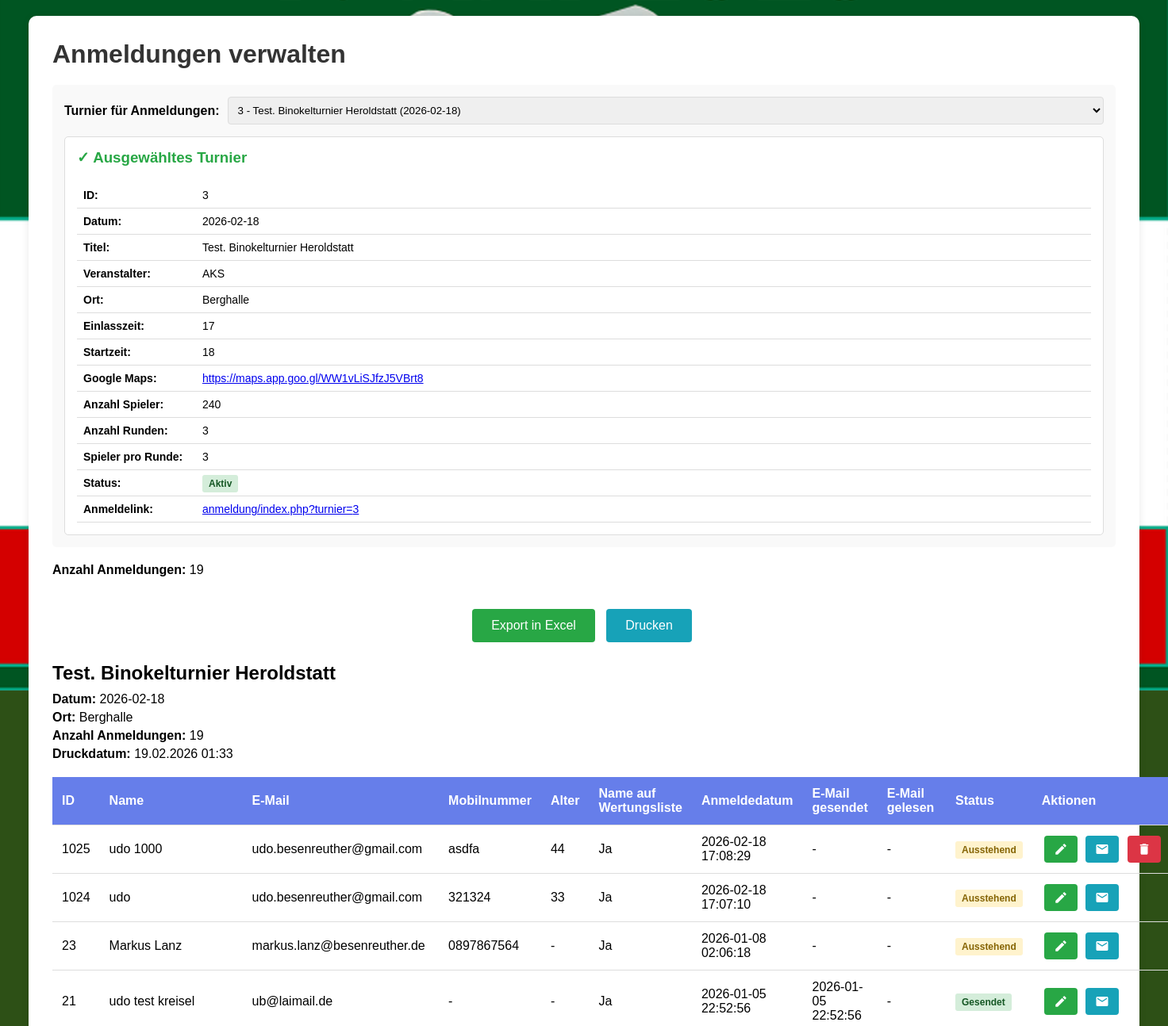
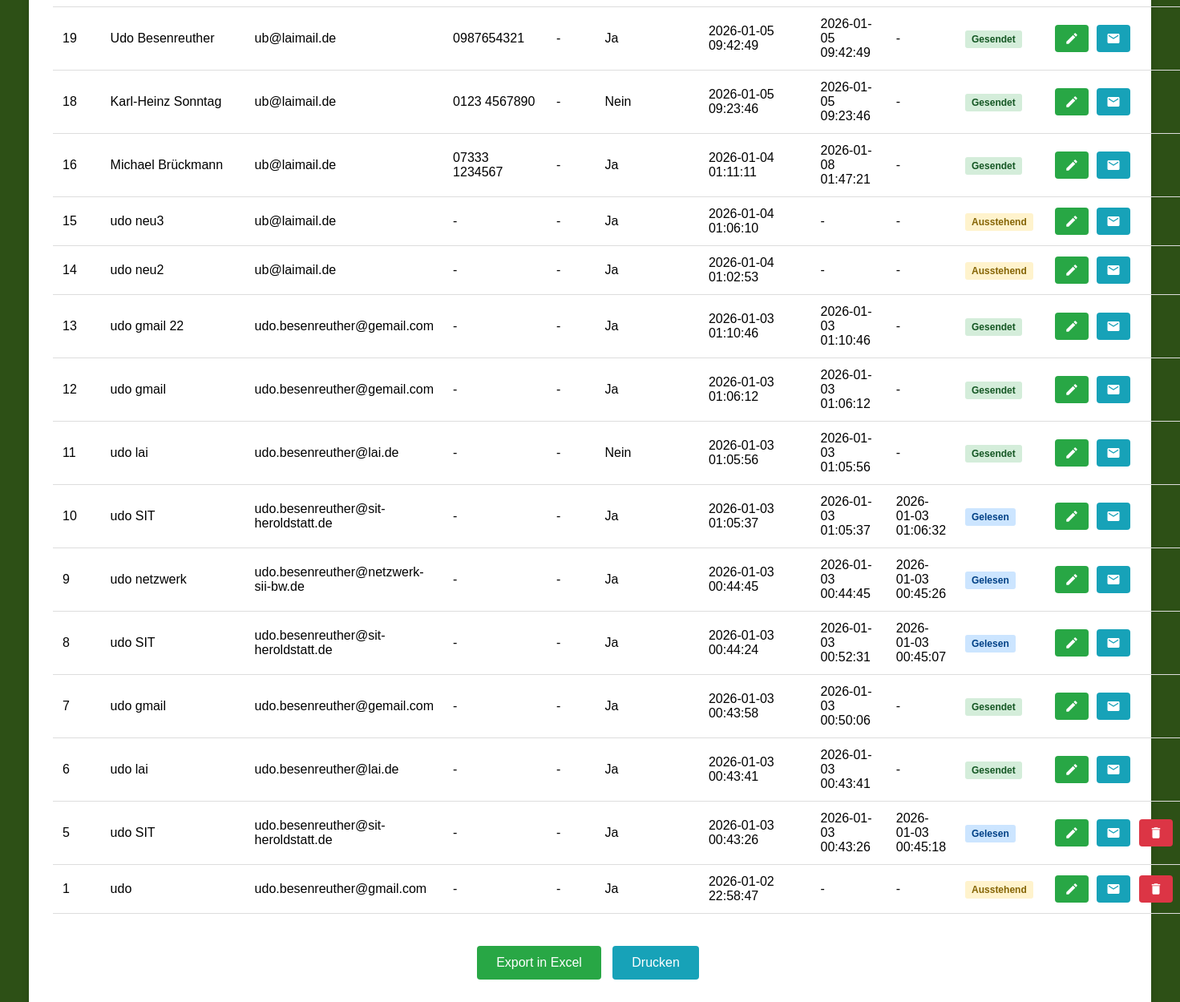
/turnier/verwaltung.php, run on the app's committed database (2 pictures, top to bottom).
### tables this page shows
CREATE TABLE config (
        schluessel TEXT PRIMARY KEY,
        wert TEXT
    );

CREATE TABLE turnier (
        id INTEGER PRIMARY KEY AUTOINCREMENT,
        datum TEXT NOT NULL,
        titel TEXT NOT NULL,
        veranstalter TEXT NOT NULL,
        ort TEXT NOT NULL,
        erstellt_am TEXT DEFAULT CURRENT_TIMESTAMP,
        aktiv INTEGER DEFAULT 1
    , anzahl_spieler INTEGER DEFAULT 0, anzahl_runden INTEGER DEFAULT 3, spieler_pro_runde INTEGER DEFAULT 3, aktive_runde INTEGER DEFAULT NULL, aktive_ergebnis_runde INTEGER DEFAULT NULL, googlemaps_link TEXT DEFAULT NULL, startzeit TEXT DEFAULT NULL, einlasszeit TEXT DEFAULT NULL);

CREATE TABLE anmeldungen (id INTEGER PRIMARY KEY AUTOINCREMENT, anmeldedatum TEXT NOT NULL, name TEXT NOT NULL, email TEXT NOT NULL, mobilnummer TEXT, tracking_code TEXT, email_gesendet TEXT, email_gelesen TEXT, turnier_id INTEGER DEFAULT NULL, "alter" INTEGER, name_auf_wertungsliste INTEGER DEFAULT 0);

### turnier/config.php (called while the page is built, shortened)
<?php
function getAllTurniere() {
    $db = getDB();
    $stmt = $db->query("SELECT * FROM turnier ORDER BY datum DESC, id DESC");
    return $stmt->fetchAll(PDO::FETCH_ASSOC);
}
function getTurnierById($id) {
    $db = getDB();
    $stmt = $db->prepare("SELECT * FROM turnier WHERE id = ?");
    $stmt->execute([$id]);
    return $stmt->fetch(PDO::FETCH_ASSOC);
}

### turnier/verwaltung.php (the view, shortened to what this page needs)
<?php
require_once __DIR__ . '/../anmeldung/config.php';
require_once __DIR__ . '/config.php';
$db = getDB();
$selectedTurnierId = null;
try {
    $stmt = $db->prepare("SELECT wert FROM config WHERE schluessel = ?");
    $stmt->execute(['default_turnier_id']);
    $result = $stmt->fetch(PDO::FETCH_ASSOC);
    if ($result && !empty($result['wert'])) {
        $selectedTurnierId = intval($result['wert']);
    }
} catch (PDOException $e) {
}
$selectedTurnier = null;
if ($selectedTurnierId) {
    $selectedTurnier = getTurnierById($selectedTurnierId);
}
$alleTurniere = getAllTurniere();
if ($selectedTurnierId) {
    $stmt = $db->prepare("SELECT * FROM anmeldungen WHERE turnier_id = ? ORDER BY anmeldedatum DESC");
    $stmt->execute([$selectedTurnierId]);
    $anmeldungen = $stmt->fetchAll(PDO::FETCH_ASSOC);
} else {
    $anmeldungen = [];
}
?>
<!DOCTYPE html>
<html lang="de">
<head>
</head>
<body>
    <div class="container">
        <h1>Anmeldungen verwalten</h1>
        <div style="margin-bottom: 20px; padding: 15px; background: #f9f9f9; border-radius: 5px;">
            <form method="POST" id="turnier-auswahl-form" style="display: flex; align-items: center; gap: 10px;">
                <label for="turnier_id" style="font-weight: bold;">Turnier für Anmeldungen:</label>
                <select name="turnier_id" id="turnier_id" onchange="document.getElementById('turnier-auswahl-form').submit();" style="flex: 1; padding: 8px; border: 1px solid #ddd; border-radius: 4px;">
                    <?php foreach ($alleTurniere as $turnier): ?>
                        <option value="<?php echo $turnier['id']; ?>" <?php echo ($selectedTurnierId == $turnier['id']) ? 'selected' : ''; ?>>
                            <?php echo htmlspecialchars($turnier['id'] . ' - ' . $turnier['titel'] . ' (' . $turnier['datum'] . ')'); ?>
                        </option>
                    <?php endforeach; ?>
                </select>
            </form>
            <?php if ($selectedTurnier): ?>
                <div style="margin-top: 15px; padding: 15px; background: white; border: 1px solid #ddd; border-radius: 5px;">
                    <h3 style="margin-top: 0; margin-bottom: 15px; color: #28a745;">✓ Ausgewähltes Turnier</h3>
                    <table style="width: 100%; border-collapse: collapse; font-size: 14px;">
                        <tr>
                            <td style="padding: 8px; font-weight: bold; width: 150px; vertical-align: top;">ID:</td>
                            <td style="padding: 8px;"><?php echo htmlspecialchars($selectedTurnier['id']); ?></td>
                        </tr>
                        <tr>
                            <td style="padding: 8px; font-weight: bold; vertical-align: top;">Datum:</td>
                            <td style="padding: 8px;"><?php echo htmlspecialchars($selectedTurnier['datum']); ?></td>
                        </tr>
                        <tr>
                            <td style="padding: 8px; font-weight: bold; vertical-align: top;">Titel:</td>
                            <td style="padding: 8px;"><?php echo htmlspecialchars($selectedTurnier['titel']); ?></td>
                        </tr>
                        <tr>
                            <td style="padding: 8px; font-weight: bold; vertical-align: top;">Veranstalter:</td>
                            <td style="padding: 8px;"><?php echo htmlspecialchars($selectedTurnier['veranstalter']); ?></td>
                        </tr>
                        <tr>
                            <td style="padding: 8px; font-weight: bold; vertical-align: top;">Ort:</td>
                            <td style="padding: 8px;"><?php echo htmlspecialchars($selectedTurnier['ort']); ?></td>
                        </tr>
                        <tr>
                            <td style="padding: 8px; font-weight: bold; vertical-align: top;">Einlasszeit:</td>
                            <td style="padding: 8px;"><?php echo !empty($selectedTurnier['einlasszeit']) ? htmlspecialchars($selectedTurnier['einlasszeit']) : '<em style="color: #999;">nicht angegeben</em>'; ?></td>
                        </tr>
                        <tr>
                            <td style="padding: 8px; font-weight: bold; vertical-align: top;">Startzeit:</td>
                            <td style="padding: 8px;"><?php echo !empty($selectedTurnier['startzeit']) ? htmlspecialchars($selectedTurnier['startzeit']) : '<em style="color: #999;">nicht angegeben</em>'; ?></td>
                        </tr>
                        <tr>
                            <td style="padding: 8px; font-weight: bold; vertical-align: top;">Google Maps:</td>
                            <td style="padding: 8px;">
                                <?php if (!empty($selectedTurnier['googlemaps_link'])): ?>
                                    <a href="<?php echo htmlspecialchars($selectedTurnier['googlemaps_link']); ?>" target="_blank"><?php echo htmlspecialchars($selectedTurnier['googlemaps_link']); ?></a>
                                <?php else: ?>
                                    <em style="color: #999;">nicht angegeben</em>
                                <?php endif; ?>
                            </td>
                        </tr>
                        <tr>
                            <td style="padding: 8px; font-weight: bold; vertical-align: top;">Anzahl Spieler:</td>
                            <td style="padding: 8px;"><?php echo htmlspecialchars($selectedTurnier['anzahl_spieler'] ?? '0'); ?></td>
                        </tr>
                        <tr>
                            <td style="padding: 8px; font-weight: bold; vertical-align: top;">Anzahl Runden:</td>
                            <td style="padding: 8px;"><?php echo htmlspecialchars($selectedTurnier['anzahl_runden'] ?? '3'); ?></td>
                        </tr>
                        <tr>
                            <td style="padding: 8px; font-weight: bold; vertical-align: top;">Spieler pro Runde:</td>
                            <td style="padding: 8px;"><?php echo htmlspecialchars($selectedTurnier['spieler_pro_runde'] ?? '3'); ?></td>
                        </tr>
                        <tr>
                            <td style="padding: 8px; font-weight: bold; vertical-align: top;">Status:</td>
                            <td style="padding: 8px;">
                                <?php if ($selectedTurnier['aktiv'] == 1): ?>
                                    <span style="padding: 4px 8px; background: #d4edda; color: #155724; border-radius: 3px; font-size: 12px; font-weight: bold;">Aktiv</span>
                                <?php else: ?>
                                    <span style="padding: 4px 8px; background: #f8d7da; color: #721c24; border-radius: 3px; font-size: 12px; font-weight: bold;">Inaktiv</span>
                                <?php endif; ?>
                            </td>
                        </tr>
                        <tr>
                            <td style="padding: 8px; font-weight: bold; vertical-align: top;">Anmeldelink:</td>
                            <td style="padding: 8px;">
                                <a href="index.php?turnier=<?php echo $selectedTurnier['id']; ?>" target="_blank">anmeldung/index.php?turnier=<?php echo $selectedTurnier['id']; ?></a>
                            </td>
                        </tr>
                    </table>
                </div>
            <?php else: ?>
                <p style="margin-top: 10px; color: #dc3545; font-weight: bold;">
                    ⚠ Kein Turnier ausgewählt. Anmeldungen werden keinem Turnier zugeordnet.
                </p>
            <?php endif; ?>
        </div>
        <p><strong>Anzahl Anmeldungen:</strong> <?php echo count($anmeldungen); ?>
        </p>
        <?php if ($selectedTurnierId): ?>
            <div class="export-container export-container-top">
                <a href="?export=excel" class="btn-export">Export in Excel</a>
                <button onclick="druckeTeilnehmerliste()" class="btn-print">Drucken</button>
            </div>
        <?php endif; ?>
        <?php if (empty($anmeldungen) && $selectedTurnierId): ?>
            <p style="margin-top: 20px; color: #666; font-style: italic;">Keine Anmeldungen für dieses Turnier vorhanden.</p>
        <?php elseif (empty($anmeldungen) && !$selectedTurnierId): ?>
            <p style="margin-top: 20px; color: #dc3545; font-weight: bold;">Bitte wählen Sie ein Turnier aus, um die Anmeldungen zu sehen.</p>
        <?php else: ?>
        <div class="print-area">
            <?php if ($selectedTurnier): ?>
                <div style="margin-bottom: 20px; page-break-after: avoid;">
                    <h2 style="margin-bottom: 10px;"><?php echo htmlspecialchars($selectedTurnier['titel']); ?></h2>
                    <p style="margin: 5px 0;"><strong>Datum:</strong> <?php echo htmlspecialchars($selectedTurnier['datum']); ?></p>
                    <p style="margin: 5px 0;"><strong>Ort:</strong> <?php echo htmlspecialchars($selectedTurnier['ort']); ?></p>
                    <p style="margin: 5px 0;"><strong>Anzahl Anmeldungen:</strong> <?php echo count($anmeldungen); ?></p>
                    <p style="margin: 5px 0;"><strong>Druckdatum:</strong> <?php echo date('d.m.Y H:i'); ?></p>
                </div>
            <?php endif; ?>
        <table id="teilnehmerliste-tabelle">
            <thead>
                <tr>
                    <th>ID</th>
                    <th class="name-column">Name</th>
                    <th class="email-column">E-Mail</th>
                    <th>Mobilnummer</th>
                    <th>Alter</th>
                    <th>Name auf Wertungsliste</th>
                    <th>Anmeldedatum</th>
                    <th>E-Mail gesendet</th>
                    <th>E-Mail gelesen</th>
                    <th>Status</th>
                    <th>Aktionen</th>
                </tr>
            </thead>
            <tbody>
                <?php foreach ($anmeldungen as $anmeldung): ?>
                    <tr id="row-<?php echo $anmeldung['id']; ?>">
                        <td><?php echo htmlspecialchars($anmeldung['id']); ?></td>
                        <td class="name-column name-<?php echo $anmeldung['id']; ?>"><?php echo htmlspecialchars($anmeldung['name']); ?></td>
                        <td class="email-column email-<?php echo $anmeldung['id']; ?>"><?php echo htmlspecialchars($anmeldung['email']); ?></td>
                        <td><?php echo htmlspecialchars($anmeldung['mobilnummer'] ?? '-'); ?></td>
                        <td><?php echo htmlspecialchars($anmeldung['alter'] ?? '-'); ?></td>
                        <td><?php echo (isset($anmeldung['name_auf_wertungsliste']) && $anmeldung['name_auf_wertungsliste'] == 1) ? 'Ja' : 'Nein'; ?></td>
                        <td><?php echo htmlspecialchars($anmeldung['anmeldedatum'] ?? '-'); ?></td>
                        <td><?php echo htmlspecialchars($anmeldung['email_gesendet'] ?? '-'); ?></td>
                        <td><?php echo htmlspecialchars($anmeldung['email_gelesen'] ?? '-'); ?></td>
                        <td>
                            <?php
                            if (!empty($anmeldung['email_gelesen'])) {
                                echo '<span class="status status-read">Gelesen</span>';
                            } elseif (!empty($anmeldung['email_gesendet'])) {
                                echo '<span class="status status-sent">Gesendet</span>';
                            } else {
                                echo '<span class="status status-pending">Ausstehend</span>';
                            }
                            ?>
                        </td>
                        <td>
                            <button class="icon-btn icon-btn-edit" onclick="editRow(<?php echo $anmeldung['id']; ?>)" title="Bearbeiten">
                                <svg xmlns="http://www.w3.org/2000/svg" viewBox="0 0 24 24">
                                    <path d="M3 17.25V21h3.75L17.81 9.94l-3.75-3.75L3 17.25zM20.71 7.04c.39-.39.39-1.02 0-1.41l-2.34-2.34c-.39-.39-1.02-.39-1.41 0l-1.83 1.83 3.75 3.75 1.83-1.83z"/>
                                </svg>
                            </button>
                            <button class="icon-btn icon-btn-resend" onclick="resendEmail(<?php echo $anmeldung['id']; ?>)" title="Mail erneut senden">
                                <svg xmlns="http://www.w3.org/2000/svg" viewBox="0 0 24 24">
                                    <path d="M20 4H4c-1.1 0-1.99.9-1.99 2L2 18c0 1.1.9 2 2 2h16c1.1 0 2-.9 2-2V6c0-1.1-.9-2-2-2zm0 4l-8 5-8-5V6l8 5 8-5v2z"/>
                                </svg>
                            </button>
                            <?php if (!isset($anmeldung['is_registered']) || !$anmeldung['is_registered']): ?>
                            <button class="icon-btn icon-btn-delete" onclick="deleteRow(<?php echo $anmeldung['id']; ?>)" title="Löschen">
                                <svg xmlns="http://www.w3.org/2000/svg" viewBox="0 0 24 24">
                                    <path d="M6 19c0 1.1.9 2 2 2h8c1.1 0 2-.9 2-2V7H6v12zM19 4h-3.5l-1-1h-5l-1 1H5v2h14V4z"/>
                                </svg>
                            </button>
                            <?php endif; ?>
                        </td>
                    </tr>
                <?php endforeach; ?>
            </tbody>
        </table>
        </div>
        <?php if ($selectedTurnierId): ?>
            <div class="export-container no-print">
                <a href="?export=excel" class="btn-export">Export in Excel</a>
                <button onclick="druckeTeilnehmerliste()" class="btn-print">Drucken</button>
            </div>
        <?php endif; ?>
        <?php endif; ?>
    </div>
</body>
</html>

### data on the page
config: turnier_id "3 - Test. Binokelturnier Heroldstatt (2026-02-18)"
turnier: id "3", datum "2026-02-18", titel "Test. Binokelturnier Heroldstatt", veranstalter "AKS", ort "Berghalle", einlasszeit "17", startzeit "18", googlemaps_link "https://maps.app.goo.gl/WW1vLiSJfzJ5VBrt8", anzahl_spieler "240", anzahl_runden "3", spieler_pro_runde "3"
anmeldungen: id "1025", name "udo 1000", email "udo.besenreuther@gmail.com", mobilnummer "asdfa", alter "44", name_auf_wertungsliste "Ja", anmeldedatum "2026-02-18 17:08:29", email_gesendet "-", email_gelesen "-", shows "Ausstehend"
anmeldungen: id "1024", name "udo", email "udo.besenreuther@gmail.com", mobilnummer "321324", alter "33", name_auf_wertungsliste "Ja", anmeldedatum "2026-02-18 17:07:10", email_gesendet "-", email_gelesen "-", shows "Ausstehend"
anmeldungen: id "23", name "Markus Lanz", email "markus.lanz@besenreuther.de", mobilnummer "0897867564", alter "-", name_auf_wertungsliste "Ja", anmeldedatum "2026-01-08 02:06:18", email_gesendet "-", email_gelesen "-", shows "Ausstehend"
anmeldungen: id "21", name "udo test kreisel", email "ub@laimail.de", mobilnummer "-", alter "-", name_auf_wertungsliste "Ja", anmeldedatum "2026-01-05 22:52:56", email_gesendet "2026-01-05 22:52:56", email_gelesen "-", shows "Gesendet"
anmeldungen: id "19", name "Udo Besenreuther", email "ub@laimail.de", mobilnummer "0987654321", alter "-", name_auf_wertungsliste "Ja", anmeldedatum "2026-01-05 09:42:49", email_gesendet "2026-01-05 09:42:49", email_gelesen "-", shows "Gesendet"
anmeldungen: id "18", name "Karl-Heinz Sonntag", email "ub@laimail.de", mobilnummer "0123 4567890", alter "-", name_auf_wertungsliste "Nein", anmeldedatum "2026-01-05 09:23:46", email_gesendet "2026-01-05 09:23:46", email_gelesen "-", shows "Gesendet"
anmeldungen: id "16", name "Michael Brückmann", email "ub@laimail.de", mobilnummer "07333 1234567", alter "-", name_auf_wertungsliste "Ja", anmeldedatum "2026-01-04 01:11:11", email_gesendet "2026-01-08 01:47:21", email_gelesen "-", shows "Gesendet"
anmeldungen: id "15", name "udo neu3", email "ub@laimail.de", mobilnummer "-", alter "-", name_auf_wertungsliste "Ja", anmeldedatum "2026-01-04 01:06:10", email_gesendet "-", email_gelesen "-", shows "Ausstehend"
anmeldungen: id "14", name "udo neu2", email "ub@laimail.de", mobilnummer "-", alter "-", name_auf_wertungsliste "Ja", anmeldedatum "2026-01-04 01:02:53", email_gesendet "-", email_gelesen "-", shows "Ausstehend"
anmeldungen: id "13", name "udo gmail 22", email "udo.besenreuther@gemail.com", mobilnummer "-", alter "-", name_auf_wertungsliste "Ja", anmeldedatum "2026-01-03 01:10:46", email_gesendet "2026-01-03 01:10:46", email_gelesen "-", shows "Gesendet"
anmeldungen: id "12", name "udo gmail", email "udo.besenreuther@gemail.com", mobilnummer "-", alter "-", name_auf_wertungsliste "Ja", anmeldedatum "2026-01-03 01:06:12", email_gesendet "2026-01-03 01:06:12", email_gelesen "-", shows "Gesendet"
anmeldungen: id "11", name "udo lai", email "udo.besenreuther@lai.de", mobilnummer "-", alter "-", name_auf_wertungsliste "Nein", anmeldedatum "2026-01-03 01:05:56", email_gesendet "2026-01-03 01:05:56", email_gelesen "-", shows "Gesendet"
anmeldungen: id "10", name "udo SIT", email "udo.besenreuther@sit-heroldstatt.de", mobilnummer "-", alter "-", name_auf_wertungsliste "Ja", anmeldedatum "2026-01-03 01:05:37", email_gesendet "2026-01-03 01:05:37", email_gelesen "2026-01-03 01:06:32", shows "Gelesen"
anmeldungen: id "9", name "udo netzwerk", email "udo.besenreuther@netzwerk-sii-bw.de", mobilnummer "-", alter "-", name_auf_wertungsliste "Ja", anmeldedatum "2026-01-03 00:44:45", email_gesendet "2026-01-03 00:44:45", email_gelesen "2026-01-03 00:45:26", shows "Gelesen"
anmeldungen: id "8", name "udo SIT", email "udo.besenreuther@sit-heroldstatt.de", mobilnummer "-", alter "-", name_auf_wertungsliste "Ja", anmeldedatum "2026-01-03 00:44:24", email_gesendet "2026-01-03 00:52:31", email_gelesen "2026-01-03 00:45:07", shows "Gelesen"
anmeldungen: id "7", name "udo gmail", email "udo.besenreuther@gemail.com", mobilnummer "-", alter "-", name_auf_wertungsliste "Ja", anmeldedatum "2026-01-03 00:43:58", email_gesendet "2026-01-03 00:50:06", email_gelesen "-", shows "Gesendet"
anmeldungen: id "6", name "udo lai", email "udo.besenreuther@lai.de", mobilnummer "-", alter "-", name_auf_wertungsliste "Ja", anmeldedatum "2026-01-03 00:43:41", email_gesendet "2026-01-03 00:43:41", email_gelesen "-", shows "Gesendet"
anmeldungen: id "5", name "udo SIT", email "udo.besenreuther@sit-heroldstatt.de", mobilnummer "-", alter "-", name_auf_wertungsliste "Ja", anmeldedatum "2026-01-03 00:43:26", email_gesendet "2026-01-03 00:43:26", email_gelesen "2026-01-03 00:45:18", shows "Gelesen"
anmeldungen: id "1", name "udo", email "udo.besenreuther@gmail.com", mobilnummer "-", alter "-", name_auf_wertungsliste "Ja", anmeldedatum "2026-01-02 22:58:47", email_gesendet "-", email_gelesen "-", shows "Ausstehend"

### other printed values
count($anmeldungen) "19"
